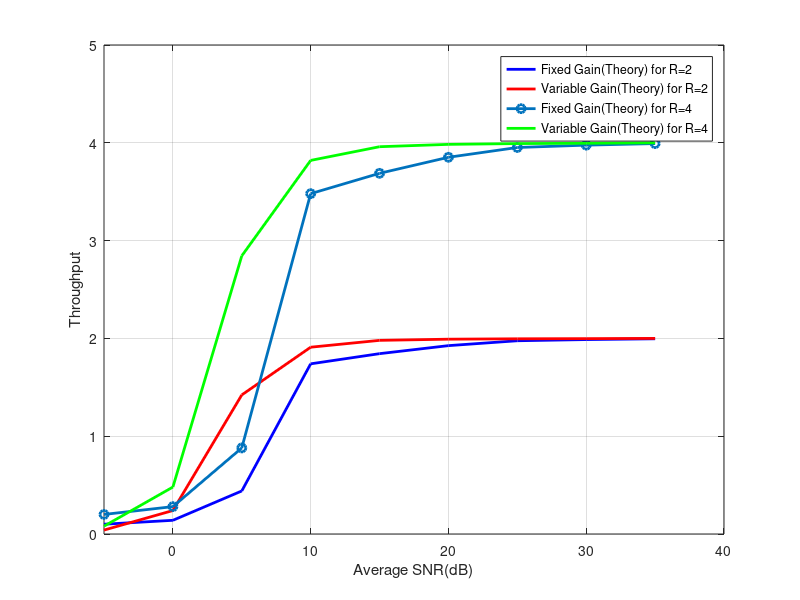

Recreate this plot in MATLAB.
close all;

SNR = -5:5:35;
R2 = 2;
R4 = 4;

yf = [0.95 0.93 0.78 0.13 0.078 0.037 0.012 0.006 0.002];
yv = [0.98 0.88 0.289 0.045 0.01 0.004 0.002 0.0012 0.000];

Tf2 = R2*(1 - yf)
Tv2 = R2*(1 - yv)

Tf4 = R4*(1 - yf)
Tv4 = R4*(1 - yv)

plot(SNR,Tf2,'-b','Linewidth', 2)
hold on
plot(SNR,Tv2,'-r','Linewidth', 2)
hold on 
plot(SNR,Tf4,'-o','Linewidth', 2)
hold on
plot(SNR,Tv4,'-g','Linewidth', 2)
legend( 'Fixed Gain(Theory) for R=2', 'Variable Gain(Theory) for R=2', 'Fixed Gain(Theory) for R=4', 'Variable Gain(Theory) for R=4');
xlabel('Average SNR(dB)');
ylabel('Throughput');

grid on
hold off
ylim([0 5]);
xlim([-5 40]);